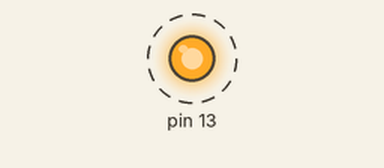
Simulated run of this sketch. Board: Arduino Uno, built with avr-gcc and run on an emulated ATmega328P. Parts: output pins drawn as LEDs (lit = HIGH). Dashed ring = blinking.

Above: at 0.5 s.
Timing chart, 0 to 4.6 s (numbered marks = the images above):
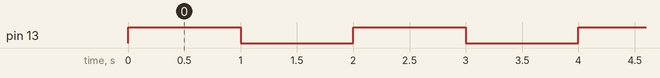

The sketch:

Blink.ino
```cpp
int myDelayVal = 1000;
void setup()
{
  pinMode(13, OUTPUT);
}

void loop()
{
  digitalWrite(13, HIGH);  // turn the LED on (HIGH is the voltage level)
  delay(myDelayVal);                      // wait for a second
  digitalWrite(13, LOW);   // turn the LED off by making the voltage LOW
  delay(myDelayVal);                      // wait for a second
}
```

Measured:
- by itself, pin 13: alternates HIGH for 1.0 s and LOW for 1.0 s
